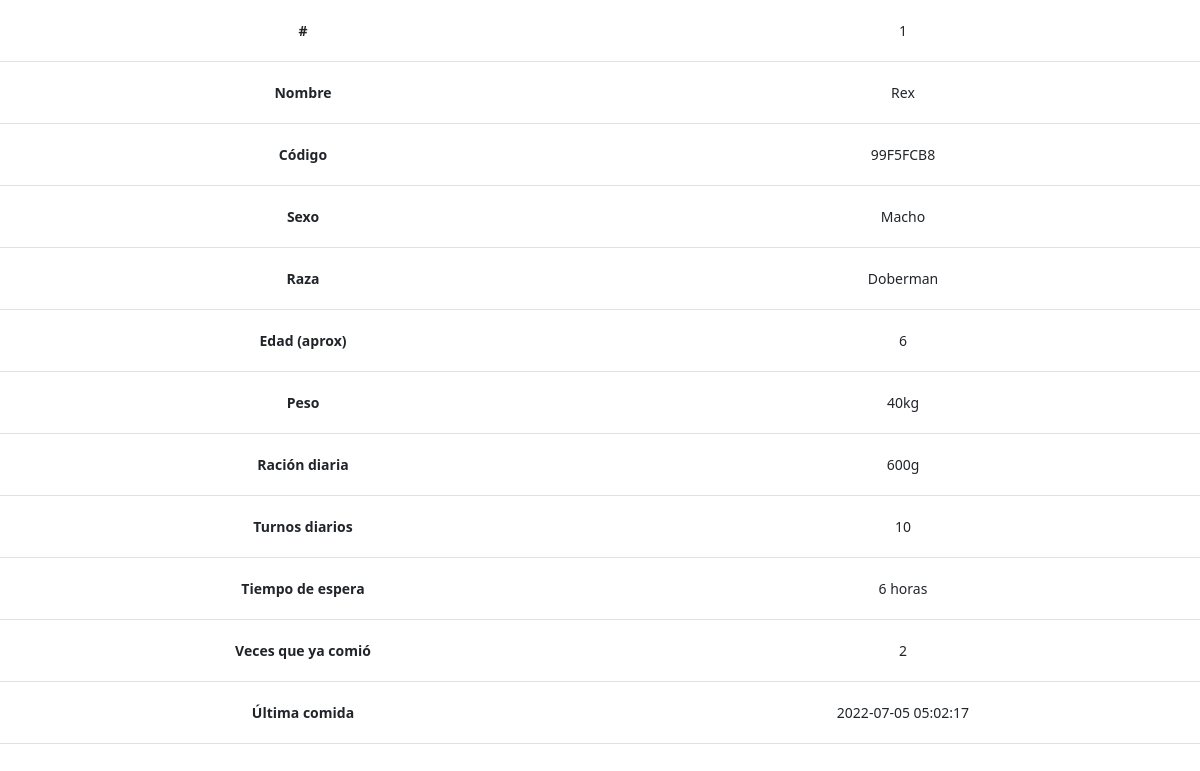
The page /verificado.php?id=99F5FCB8 (signed in) on the database as committed earlier.
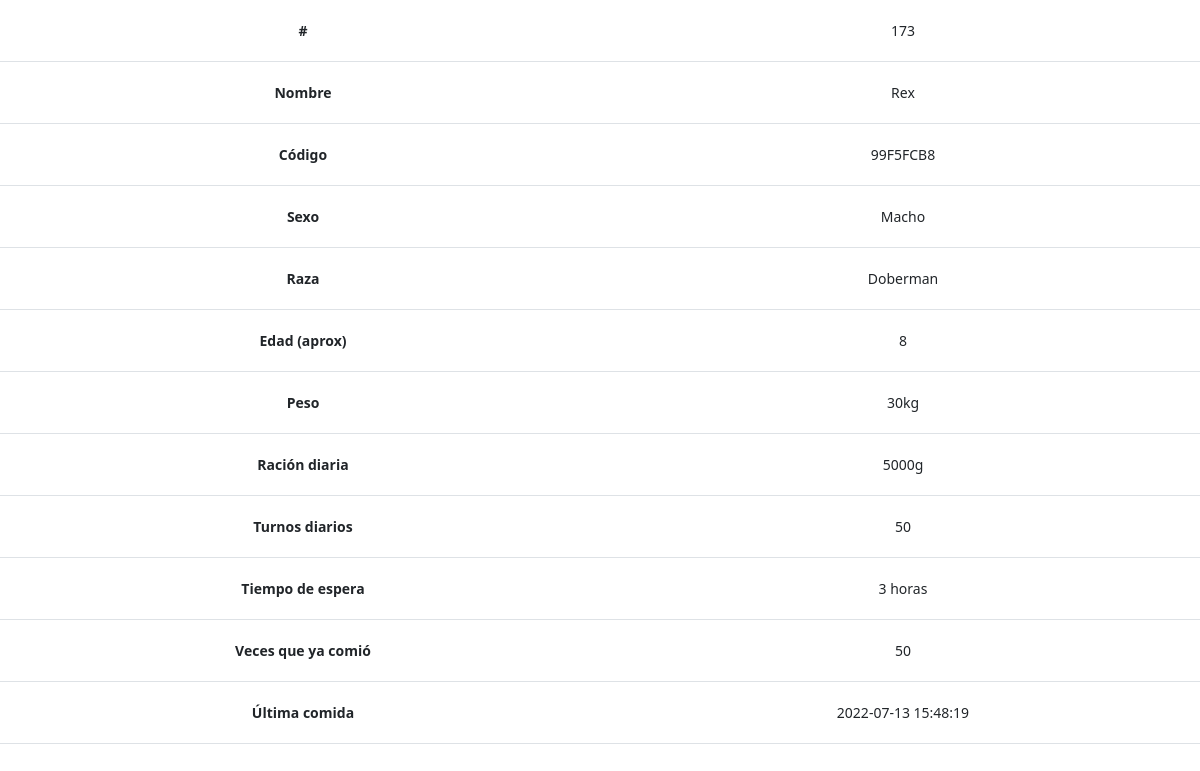
The same page on the database as committed later.
### tables this page shows
CREATE TABLE `perros` (
  `identificador` int(11) NOT NULL,
  `id` varchar(255) NOT NULL,
  `nombre` varchar(255) NOT NULL,
  `foto` varchar(255) NOT NULL,
  `sexo` enum('Macho','Hembra') NOT NULL,
  `raza` varchar(255) NOT NULL,
  `edad` int(11) NOT NULL,
  `peso` int(11) NOT NULL,
  `racion` int(11) NOT NULL,
  `turnos` int(11) NOT NULL,
  `cooldown` int(11) NOT NULL,
  `veces` varchar(255) NOT NULL,
  `ultimaEntrada` timestamp NOT NULL DEFAULT current_timestamp(),
  `ultimaSalida` timestamp NOT NULL DEFAULT current_timestamp(),
  `entro` tinyint(1) NOT NULL
);

### verificado.php (the view, shortened to what this page needs)
<?php
$id = null;
if (!empty($_GET['id'])) {
	$id = $_REQUEST['id'];
}
$pdo = Base::connect();
$pdo->setAttribute(PDO::ATTR_ERRMODE, PDO::ERRMODE_EXCEPTION);
$sql = "SELECT * FROM perros where id = ?";
$q = $pdo->prepare($sql);
$q->execute(array($id));
$datos = $q->fetch(PDO::FETCH_ASSOC);
?>
<!DOCTYPE html>
<html lang="es">
<html>
<head>
	<?php
	include 'comp/head.php';
	include 'comp/estilos.php';
	?>
</head>
<body>
	<table class="table tabla" id="datos-tabla" data-sorting="true">
		<tr>
			<td><b>#</b></td>
			<td><?php echo $datos['identificador']; ?></td>
		</tr>
		<tr>
			<td><b>Nombre</b></td>
			<td><?php echo $datos['nombre']; ?></td>
		</tr>
		<tr>
			<td><b>Código</b></td>
			<td><?php echo $datos['id']; ?></td>
		</tr>
		<tr>
			<td><b>Sexo</b></td>
			<td><?php echo $datos['sexo']; ?></td>
		</tr>
		<tr>
			<td><b>Raza</b></td>
			<td><?php echo $datos['raza']; ?></td>
		</tr>
		<tr>
			<td><b>Edad (aprox)</b></td>
			<td><?php echo $datos['edad']; ?> </td>
		</tr>
		<tr>
			<td><b>Peso</b></td>
			<td><?php echo $datos['peso']; ?>kg</td>
		</tr>
		<tr>
			<td><b>Ración diaria</b></td>
			<td><?php echo $datos['racion']; ?>g</td>
		</tr>
		<tr>
			<td><b>Turnos diarios</b></td>
			<td><?php echo $datos['turnos']; ?></td>
		</tr>
		<tr>
			<td><b>Tiempo de espera</b></td>
			<td><?php echo $datos['cooldown']; ?> horas</td>
		</tr>
		<tr>
			<td><b>Veces que ya comió</b></td>
			<td><?php echo $datos['veces']; ?></td>
		</tr>
		<tr>
			<td><b>Última comida</b></td>
			<td><?php echo $datos['ultimaEntrada']; ?></td>
		</tr>
	</table>
</body>
</html>

### comp/head.php (shortened to what this page needs)
<link href="https://cdn.jsdelivr.net/npm/bootstrap@5.2.0-beta1/dist/css/bootstrap.min.css" rel="stylesheet">
<link href="https://cdnjs.cloudflare.com/ajax/libs/font-awesome/4.7.0/css/font-awesome.min.css" rel="stylesheet"/>

### comp/estilos.php
<link href="css/estilos.css" rel="stylesheet">

### css/estilos.css (style rules this page uses)
:root { --negro: #1e2125; --gris: rgb(100, 100, 100); --principal: rgb(68, 18, 160); --bordes_tablas: #5f5f5f20; --fondo_tablas: #fff; --fondo: rgb(239, 241, 252); }
* { margin: 0; padding: 0; list-style: none; }
body { font-size: .875rem; }
.table { text-align: center; }
.table tr td { padding: 20px; }

Rows that differ between the two databases and show on the page:
removed perros: identificador "1", nombre "Rex", id "99F5FCB8", sexo "Macho", raza "Doberman", edad "6", peso "40", racion "600", turnos "10", cooldown "6", veces "2", ultimaEntrada "2022-07-05 05:02:17"
added perros: identificador "173", nombre "Rex", id "99F5FCB8", sexo "Macho", raza "Doberman", edad "8", peso "30", racion "5000", turnos "50", cooldown "3", veces "50", ultimaEntrada "2022-07-13 15:48:19"
